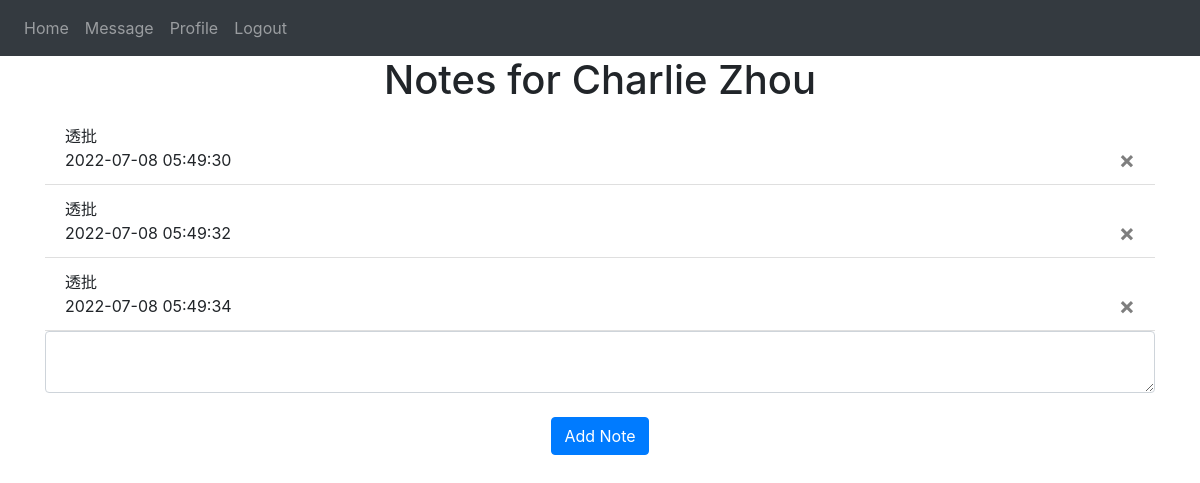
/ (signed in), run on an earlier commit of the app's database.
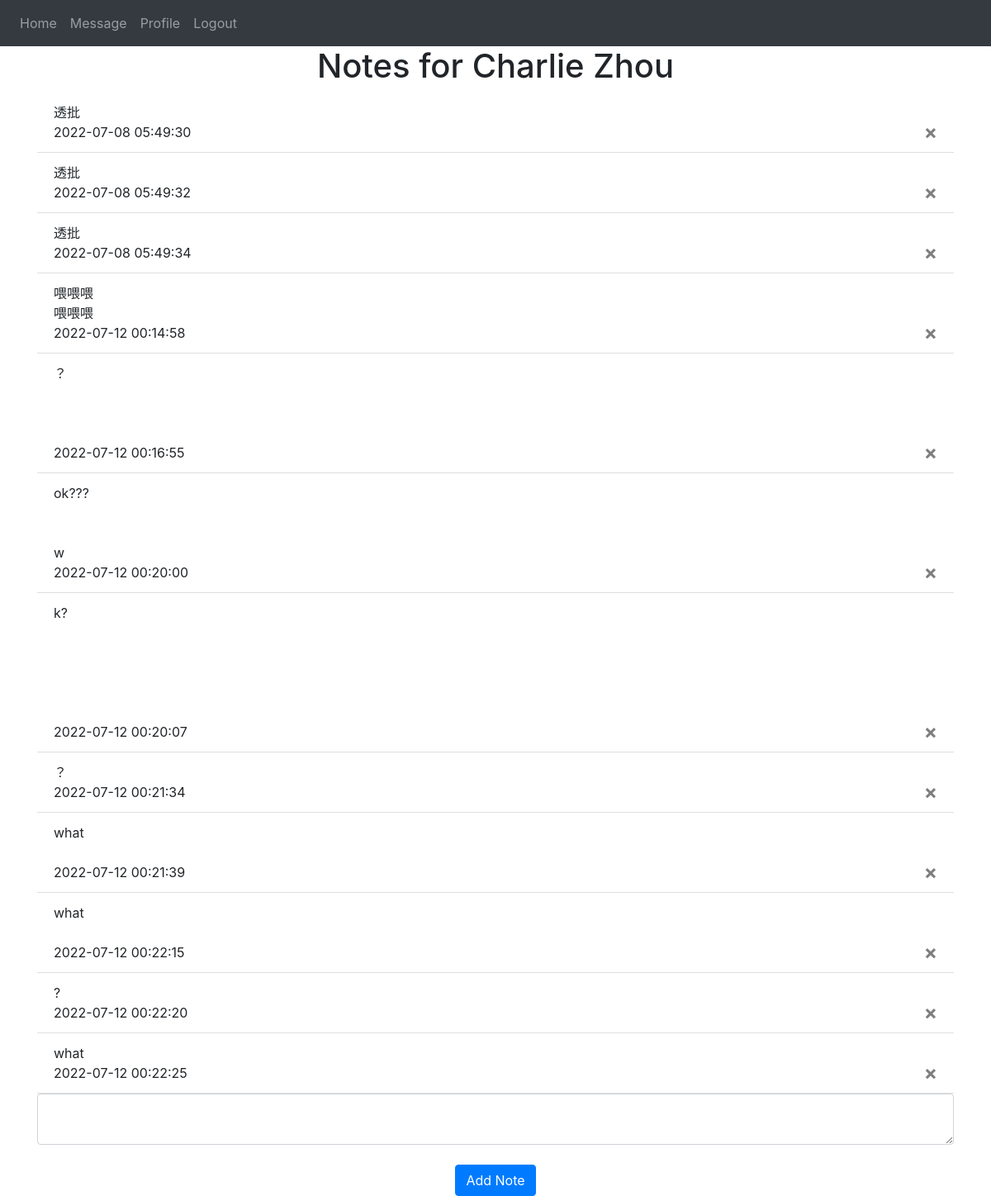
And on a later commit of the database.
### website/models.py (models this page shows)
class User(db.Model, UserMixin):
    id = db.Column(db.Integer, primary_key=True)
    email = db.Column(db.String(50), unique=True)
    password = db.Column(db.String(30))
    first_name = db.Column(db.String(50))
    last_name = db.Column(db.String(50))
    notes = db.relationship('Note')

class Note(db.Model):
    id = db.Column(db.Integer, primary_key=True)
    data = db.Column(db.String(1000000))
    date = db.Column(db.DateTime(timezone=True), default=func.now())
    user_id = db.Column(db.Integer, db.ForeignKey('user.id'))

### website/views.py (the view, shortened to what this page needs)
@views.route('/', methods=['GET', 'POST'])
@login_required
def home():
    return render_template("home.html", user=current_user)

### website/__init__.py (called while the page is built)
def create_app():
    app = Flask(__name__)
    app.config['SECRET_KEY'] = 'QAQ12345'
    app.config['SQLALCHEMY_DATABASE_URI'] = f'sqlite:///{DB_NAME}'
    db.init_app(app)
    from .views import views
    from .auth import auth
    app.register_blueprint(views, url_prefix='/')
    app.register_blueprint(auth, url_prefix='/')
    from .models import User, Note
    create_database(app)
    login_manager = LoginManager()
    login_manager.login_view = 'auth.login'
    login_manager.init_app(app)
    @login_manager.user_loader
    def load_user(id):
        return User.query.get(int(id))
    return app

### website/templates/home.html
{% extends "base.html" %} {% block title %}Home{% endblock %} {% block content
%}
<h1 align="center">Notes for {{ user.first_name }} {{ user.last_name }}</h1>
<ul class="list-group list-group-flush" id="notes">
  {% for note in user.notes %}
  <li class="list-group-item">
    {% for text in note.data.split('\n') %}
    {{ text }}
    <br />
    {% endfor %}
    {{ note.date }}
    <button type="button" class="close" onClick="deleteNote({{ note.id }})">
      <span aria-hidden="true">&times;</span>
    </button>
  </li>
  {% endfor %}
</ul>
<form method="POST">
  <textarea name="note" id="note" class="form-control"></textarea>
  <br />
  <div align="center">
    <button type="submit" class="btn btn-primary">Add Note</button>
  </div>
</form>
{% endblock %}

### website/templates/base.html (shortened to what this page needs)
<!DOCTYPE html>
<html>
  <head>
    <link
      rel="stylesheet"
      href="https://stackpath.bootstrapcdn.com/bootstrap/4.4.1/css/bootstrap.min.css"
    />
    <link
      rel="stylesheet"
      href="https://stackpath.bootstrapcdn.com/font-awesome/4.7.0/css/font-awesome.min.css"
    />
  </head>
  <body>
    <nav class="navbar navbar-expand-lg navbar-dark bg-dark">
      <div class="collapse navbar-collapse" id="navbar">
        <div class="navbar-nav">
          {% if user.is_authenticated %}
          <a class="nav-item nav-link" id="home" href="/">Home</a>
          <a class="nav-item nav-link" id="message" href="/message">Message</a>
          <a class="nav-item nav-link" id="profile" href="/profile">Profile</a>
          <a class="nav-item nav-link" id="logout" href="/logout">Logout</a>
          {% else %}
          <a class="nav-item nav-link" id="login" href="/login">Login</a>
          <a class="nav-item nav-link" id="signUp" href="/sign-up">Sign Up</a>
          {% endif %}
        </div>
      </div>
    </nav>
    <div class="container">{% block content %} {% endblock %}</div>
  </body>
</html>

What changed in the data, as far as the page shows it:
added Note: text "喂喂喂" "喂喂喂", date "2022-07-12 00:14:58", shown under "Notes for Charlie Zhou"
added Note: text "？", date "2022-07-12 00:16:55", shown under "Notes for Charlie Zhou"
added Note: text "ok???" "w", date "2022-07-12 00:20:00", shown under "Notes for Charlie Zhou"
added Note: text "k?", date "2022-07-12 00:20:07", shown under "Notes for Charlie Zhou"
added Note: text "？", date "2022-07-12 00:21:34", shown under "Notes for Charlie Zhou"
added Note: text "what", date "2022-07-12 00:21:39", shown under "Notes for Charlie Zhou"
added Note: text "what", date "2022-07-12 00:22:15", shown under "Notes for Charlie Zhou"
added Note: text "?", date "2022-07-12 00:22:20", shown under "Notes for Charlie Zhou"
added Note: data "what", date "2022-07-12 00:22:25"
